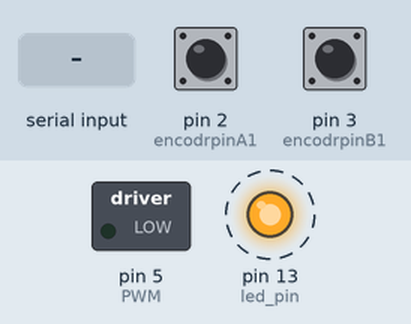
Bench run of a sketch on a simulated Arduino Uno, built with avr-gcc and run on an emulated ATmega328P. Parts: switched loads named in the sketch (green lamp = pin HIGH), output pins drawn as LEDs (lit = HIGH). Dashed ring = blinking. The inputs (shaded band) are chosen by the test bench; at power-on: pin 2 (encodrpinA1) HIGH, pin 3 (encodrpinB1) HIGH. Pins used as bus, display or sensor lines are not drawn; what the sketch prints to the serial monitor is not drawn.

Above: at 1.26 s.
1.3 s: pin 2 (encodrpinA1) pulled LOW for 0.15 s
At 1.66 s:
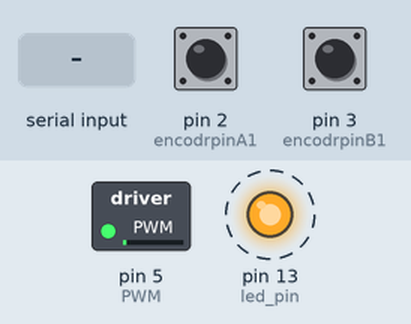
4.3 s: "s90\n" received over Serial
At 4.46 s:
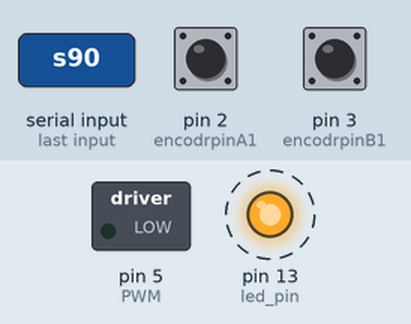
7.3 s: "s,45\n" received over Serial
At 8.36 s:
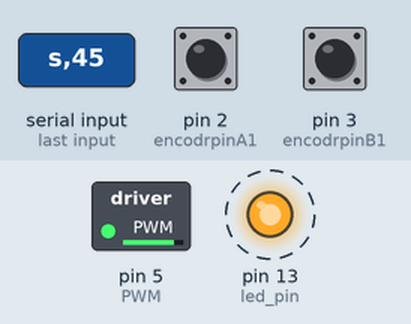
Timing chart, 0 to 18.9 s (numbered marks = the images above; inputs shaded):
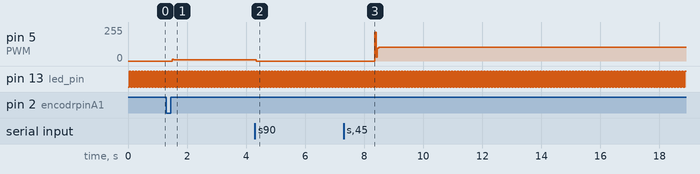

Measured:
- after the input at 1.3 s, pin 5 (PWM): 0/255 → 11/255 after 0.20 s
- after the input at 4.3 s, pin 5 (PWM): 11/255 → 0/255 after 0.05 s
- after the input at 7.3 s, pin 5 (PWM): 0/255 → 102/255 after 1.1 s
- by itself, pin 13 (led_pin): alternates HIGH for 0.05 s and LOW for 0.05 s

The sketch:

serialMotorControl.ino
```cpp
#include <MsTimer2.h>
#define encodrpinA1 2
#define encodrpinB1 3
#define INA 4
#define PWM 5
#define check_pin 6
// Switch on LED on and off each half second

volatile int32_t encoderPos = 0;
volatile int32_t encoderPos_old = 0;

int32_t target_Pos = 0;
int32_t pos_error = 0;
int32_t pos_error_old = 0;
int32_t pos_error_d = 0;
int32_t pos_error_sum = 0;

volatile float angular_speed = 0;
volatile float angular_speed_old = 0;

float target_angular_speed = 0;
float angular_speed_error = 0;
float angular_speed_error_old = 0;
float angular_speed_error_d = 0;
double angular_speed_error_sum = 0;

// PID gain angular position control
float p = 0.8;
float pd = 1.5;
float pi = 0.2;

// PID gain angular speed control
float pw = 0.8;  // 0.8
float pw_d = 1.5;
float pw_i = 1.5;  //1.5

int pos_pid_pwm = 0;
int angular_pos_pid_pwm = 0;
int angular_speed_pid_pwm = 0;

int dead_zone_threshold_positive = 10;
int dead_zone_threshold_negative = 9;

#if ARDUINO >= 100
const int led_pin = LED_BUILTIN;  // 1.0 built in LED pin var
#else
const int led_pin = 13;     // default to pin 13
#endif

char data_buffer[4] = {0};
char motor_direction;

void Timer()
{
  static boolean output = HIGH;

  digitalWrite(led_pin, output);
  digitalWrite(check_pin, output);
  output = !output;

  pos_error = target_Pos - encoderPos;
  pos_error_d = pos_error - pos_error_old;

  pos_error_sum += pos_error;
  pos_error_sum = (pos_error_sum > 50) ? 50 : pos_error_sum;
  pos_error_sum = (pos_error_sum < -50) ? -50: pos_error_sum;
  if(fabs(pos_error)<=2) pos_error_sum = 0;

  pos_pid_control();

  angular_speed = encoderPos - encoderPos_old;
  angular_speed_error = target_angular_speed - angular_speed;
  angular_speed_error_d = angular_speed - angular_speed_old;

  angular_speed_error_sum += angular_speed_error;

  angular_speed_error_sum = (angular_speed_error_sum > 200) ? 200 : angular_speed_error_sum;
  angular_speed_error_sum = (angular_speed_error_sum < -200) ? -200 : angular_speed_error_sum;

  angular_speed_pid_control();

  angular_speed_old = angular_speed;
  encoderPos_old = encoderPos;
  pos_error_old = pos_error;

  digitalWrite(check_pin, LOW);
}

int angular_speed_pid_control(void){
  int angular_speed_pid_pwm1 = 0;

  angular_speed_pid_pwm1 = pw * angular_speed_error + pw_d * angular_speed_error_d + pw_i * angular_speed_error_sum;

  angular_speed_pid_pwm1 = (angular_speed_pid_pwm1 >= 255) ? 255 : angular_speed_pid_pwm1;
  angular_speed_pid_pwm1 = (angular_speed_pid_pwm1 <= -255) ? -255 : angular_speed_pid_pwm1;

  angular_speed_pid_pwm = dead_zone_pwm_correction(angular_speed_pid_pwm1);

  angular_speed_pid_pwm += inverse_speed_mode();

  if(target_Pos == 0)
  {
    if(angular_speed_pid_pwm > 0)
    {
      motor_control(1, angular_speed_pid_pwm);
    }

    else if (angular_speed_pid_pwm < 0)
    {
      motor_control(-1, -angular_speed_pid_pwm);
    }
    else {
      motor_control(0, -angular_speed_pid_pwm);
    }
  }
}

int pos_pid_control(void)
{
  pos_pid_pwm = p * pos_error + pd * pos_error_d + pi *pos_error_sum ;

  pos_pid_pwm = (pos_pid_pwm >= 255) ? 255 : pos_pid_pwm;
  pos_pid_pwm = (pos_pid_pwm <= -255) ? -255 : pos_pid_pwm;

  if(target_Pos != 0 && target_angular_speed == 0)
  {
    if(pos_pid_pwm > 0)
    {
      motor_control(1, pos_pid_pwm);
    }
    else if(pos_pid_pwm < 0){
      motor_control(-1, -pos_pid_pwm);
    }
  }
}

int dead_zone_pwm_correction(int input_pwm)
{
  int pwm_out;

  if(input_pwm > 0)
  {
    pwm_out = input_pwm + dead_zone_threshold_positive;
  }
  else if(input_pwm < 0)
  {
    pwm_out = input_pwm - dead_zone_threshold_negative;
  }
  else
  {
    pwm_out = 0;
  }
  pwm_out = (pwm_out >= 255) ?  255 : pwm_out;
  pwm_out = (pwm_out <= -255) ?  -255 : pwm_out;

  return pwm_out;
}

int inverse_speed_mode(void)
{
  float pwm = 0;
  pwm = target_angular_speed * 2.3;
  return pwm;
}

void interrupt_setup(void)
{
  delayMicroseconds(50);
  pinMode(encodrpinA1, INPUT_PULLUP);
  pinMode(encodrpinB1, INPUT_PULLUP);
  attachInterrupt(0, encoder, RISING);
}

void motor_control(int direc, int pwm)
{
  switch(direc)
  {
    case 1: digitalWrite(INA, LOW);
            analogWrite(PWM,pwm);
            break;
    case 0: digitalWrite(INA, LOW);
            analogWrite(PWM,0);
            break;
    case -1: digitalWrite(INA, HIGH);
            analogWrite(PWM,pwm);
            break;
  }
}

void encoder()
{
  if(digitalRead(encodrpinB1)==LOW){
    encoderPos++;
  }
  else{
    encoderPos--;
  }
}


void setup() {
  pinMode(led_pin, OUTPUT);
  pinMode(check_pin, OUTPUT);
  MsTimer2::set(50, Timer); // 500ms period
  MsTimer2::start();
  interrupt_setup();
  Serial.begin(115200);
}

void loop() {
  int data;
  String s;
  char check_char;

  if (Serial.available() > 0)
  {
    delay(4);
    // Check for packet header character 0xff

    check_char = Serial.read();
    if (check_char == 's')
    {
      // Insert header into array
      //data_buffer[0] = 's';
      // Read remaining 3 characters of data and insert into array
      motor_direction = Serial.read();

      encoderPos = 0;
      encoderPos_old = 0;
      target_angular_speed = 0;
      target_Pos = 0;
      angular_speed_error_sum = 0;
      pos_error_sum = 0;

      for (int i = 0; i < 3; i++)
      {
        data_buffer[i] = Serial.read();
      }
      Serial.write(data_buffer[0]);
      Serial.write(data_buffer[1]);
      Serial.write(data_buffer[2]);

      s = String(data_buffer);
      data = s.toInt();

      if(motor_direction =='r') data = -data;

      Serial.print("  : ");
      Serial.println(data);

      delay(1000);
      target_angular_speed = data;
     }

     if (check_char == 'p')
     {
      motor_direction = Serial.read();

      encoderPos = 0;
      encoderPos_old = 0;
      target_angular_speed = 0;
      target_Pos = 0;
      angular_speed_error_sum = 0;
      pos_error_sum = 0;

      for (int i = 0; i < 4; i++)
      {
        data_buffer[i] = Serial.read();
      }

      Serial.write(data_buffer[0]);
      Serial.write(data_buffer[1]);
      Serial.write(data_buffer[2]);
      Serial.write(data_buffer[3]);

      s=String(data_buffer);
      data = s.toInt();

      if(motor_direction =='r') data = -data;

      Serial.print("  : ");
      Serial.println(data);

      delay(1000);

      target_Pos = data;
     }
 }
 Serial.print("Speed: ");
 Serial.print(angular_speed);
 Serial.print("  EncoderPos: ");
 Serial.println(encoderPos);
}

//ex) (s)(motordirection)(speed) , __sr040__
```
